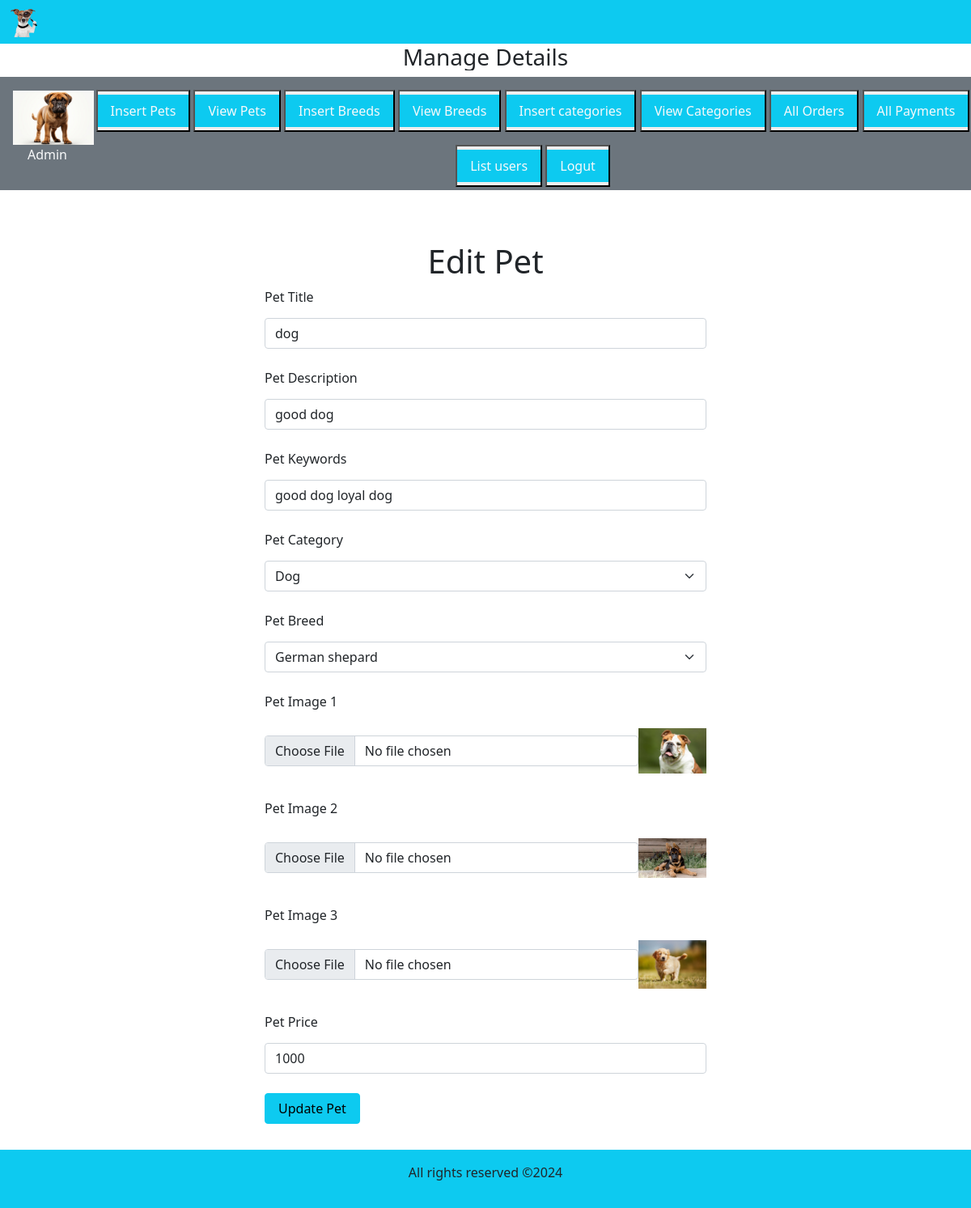
The page /admin_area/index.php?edit_pets=1 on the database its author committed.
### tables this page shows
CREATE TABLE `pets` (
  `pet_id` int(11) NOT NULL,
  `pet_title` varchar(100) NOT NULL,
  `pet_description` varchar(255) NOT NULL,
  `pet_keywords` varchar(255) NOT NULL,
  `category_id` int(11) NOT NULL,
  `breed_id` int(11) NOT NULL,
  `pet_image1` varchar(255) NOT NULL,
  `pet_image2` varchar(255) NOT NULL,
  `pet_image3` varchar(255) NOT NULL,
  `pet_price` varchar(100) NOT NULL,
  `date` timestamp NOT NULL DEFAULT current_timestamp() ON UPDATE current_timestamp(),
  `status` varchar(100) NOT NULL
);

CREATE TABLE `categories` (
  `category_id` int(11) NOT NULL,
  `category_title` varchar(100) NOT NULL
);

CREATE TABLE `breeds` (
  `breed_id` int(11) NOT NULL,
  `breed_title` varchar(100) NOT NULL
);

### admin_area/edit_pets.php (the view, shortened to what this page needs)
<?php
if(isset($_GET['edit_pets'])){
    $edit_id=$_GET['edit_pets'];
    $get_data="SELECT * FROM `pets` WHERE pet_id=$edit_id";
    $result=mysqli_query($con,$get_data);
    $row=mysqli_fetch_assoc($result);
    $pet_title=$row['pet_title'];
    $pet_description=$row['pet_description'];
    $pet_keywords=$row['pet_keywords'];
    $category_id=$row['category_id'];
    $breed_id=$row['breed_id'];
    $pet_image1=$row['pet_image1'];
    $pet_image2=$row['pet_image2'];
    $pet_image3=$row['pet_image3'];
    $pet_price=$row['pet_price'];
    $select_category="SELECT * FROM `categories` WHERE category_id=$category_id";
    $result_category=mysqli_query($con,$select_category);
    $row_category=mysqli_fetch_assoc($result_category);
    $category_title=$row_category['category_title'];
    $select_breed="SELECT * FROM `breeds` WHERE breed_id=$breed_id";
    $result_breed=mysqli_query($con,$select_breed);
    $row_breed=mysqli_fetch_assoc($result_breed);
    $breed_title=$row_breed['breed_title'];
}
?>
<div class="container mt-5">
    <h1 class="text-center">Edit Pet</h1>
    <form action="" method="post" enctype="multipart/form-data">
        <div class="form-outline w-50 m-auto mb-4">
            <label for="pet_title" class="form-label">Pet Title</label>
            <input type="text" id="pet_title" value="<?php echo $pet_title ?>" name="pet_title" class="form-control" required="required">
        </div>
        <div class="form-outline w-50 m-auto mb-4">
            <label for="pet_desc" class="form-label">Pet Description</label>
            <input type="text" id="pet_desc" value="<?php echo $pet_description ?>" name="pet_desc" class="form-control" required="required">
        </div>
        <div class="form-outline w-50 m-auto mb-4">
            <label for="pet_keywords" class="form-label">Pet Keywords</label>
            <input type="text" id="pet_keywords" value="<?php echo $pet_keywords ?>" name="pet_keywords" class="form-control" required="required">
        </div>
        <div class="form-outline w-50 m-auto mb-4">
            <label for="pet_category" class="form-label">Pet Category</label>
            <select name="pet_category" class="form-select">
                <option value="<?php echo $category_title ?>"><?php echo $category_title ?></option>
            </select>
        </div>
        <div class="form-outline w-50 m-auto mb-4">
            <label for="pet_breed" class="form-label">Pet Breed</label>
            <select name="pet_breed" class="form-select">
                <option value="<?php echo $breed_title ?>"><?php echo $breed_title ?></option>
            </select>
        </div>
        <div class="form-outline w-50 m-auto mb-4">
            <label for="pet_image1" class="form-label">Pet Image 1</label>
            <div class="d-flex">
                <input type="file" id="pet_image1" name="pet_image1" class="form-control w-90 m-auto" required="required">
                <img src="./pet_images/<?php echo $pet_image1 ?>" alt="" class="product_img">
            </div>
        </div>
        <div class="form-outline w-50 m-auto mb-4">
            <label for="pet_image2" class="form-label">Pet Image 2</label>
            <div class="d-flex">
                <input type="file" id="pet_image2" name="pet_image2" class="form-control w-90 m-auto" required="required">
                <img src="./pet_images/<?php echo $pet_image2 ?>" alt="" class="product_img">
            </div>
        </div>
        <div class="form-outline w-50 m-auto mb-4">
            <label for="pet_image3" class="form-label">Pet Image 3</label>
            <div class="d-flex">
                <input type="file" id="pet_image3" name="pet_image3" class="form-control w-90 m-auto" required="required">
                <img src="./pet_images/<?php echo $pet_image3 ?>" alt="" class="product_img">
            </div>
        </div>
        <div class="form-outline w-50 m-auto mb-4">
            <label for="pet_price" class="form-label">Pet Price</label>
            <input type="text" id="pet_price" value="<?php echo $pet_price ?>" name="pet_price" class="form-control" required="required">
        </div>
        <div class="w-50 m-auto">
            <input type="submit" name="edit_pet" value="Update Pet" class="btn btn-info px-3 mb-3">
        </div>
    </form>
</div>

### style.css (style rules this page uses)
* { margin:0; padding:0; box-sizing:border-box; overflow-x:hidden; }

### admin_area/index.php (style rules this page uses)
.product_img { width:100px; height:70px; object-fit:contain; }

### rows shown on the page
pets: pet_title "dog", pet_desc "good dog", pet_keywords "good dog loyal dog", pet_image1 (picture), pet_image2 (picture), pet_image3 (picture), pet_price "1000"
categories: pet_category "Dog"
breeds: pet_breed "German shepard"
